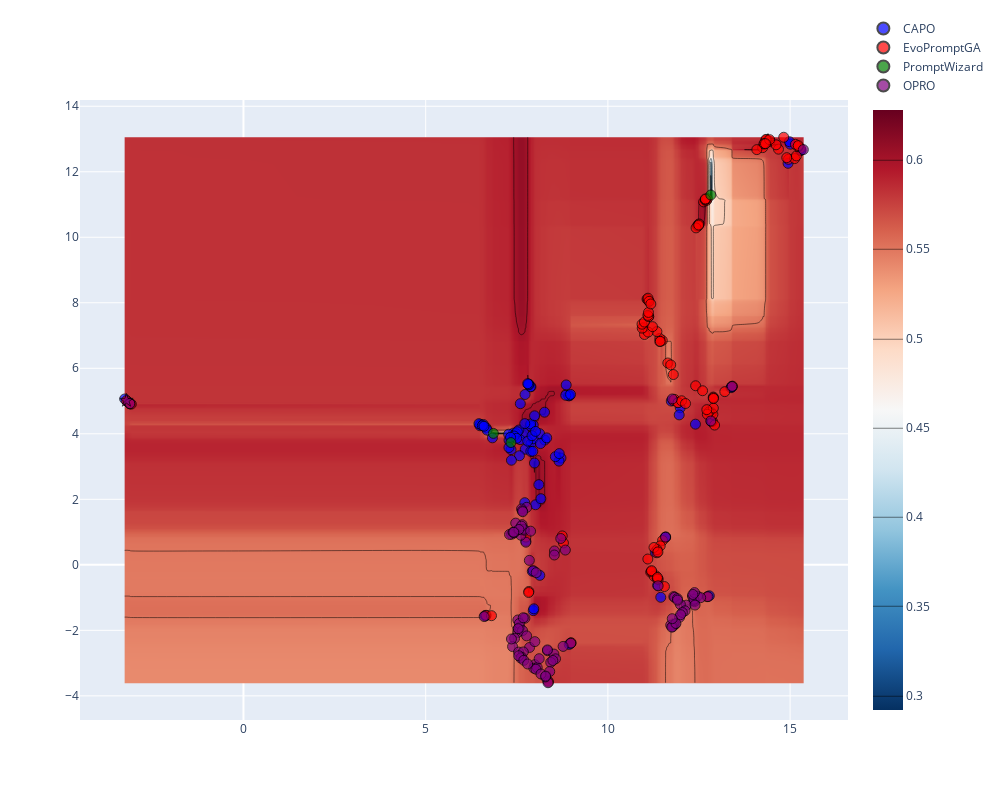

Notebook source saved alongside this figure:
### Code cell
fig = go.Figure()

# Add contour plot
fig.add_trace(
    go.Contour(
        z=scores,
        x=embs_2d[:, 0],
        y=embs_2d[:, 1],
        contours=dict(
            coloring="heatmap",
            showlabels=False,
        ),
        colorscale="RdBu_r",
        showscale=True,
        # colorbar=dict(
        #     title="Score",
        #     x=1.2,  # Move colorbar much further right
        #     y=0.5,
        #     len=0.75,
        #     titleside="right"
        # )
    )
)

# Define different marker symbols for each category
marker_symbols = ['circle', 'star']
colors = ['blue', 'red', 'green', 'purple', 'orange']

for i, category in enumerate(df["optim"].unique()):
    category_df = df[df["optim"] == category]
    
    fig.add_trace(
        go.Scatter(
            x=category_df["x1"], 
            y=category_df["x2"], 
            mode="markers",
            hoverinfo="text",
            text=df["clean_prompt"],
            marker=dict(
                symbol=[marker_symbols[i % len(marker_symbols)] if idx == category_df["test_score"].idxmax() else "circle" for idx in category_df.index],
                size=10,
                color=colors[i % len(colors)],
                line=dict(width=1, color='black'),
                opacity=0.7
            ),
            name=category,
            showlegend=True
        )
    )

# Update layout
fig.update_layout(
    height=800, 
    width=1000,  # Even wider to accommodate legends
    legend=dict(
        itemsizing="constant",
        xanchor="left",
        yanchor="bottom",
        orientation="v"
    ),
)

# Show the figure
fig.show()

### Figure 1 — Plotly figure (JSON) as saved in the notebook; plotly's stock layout.template omitted (floating-point values rounded to 4 significant figures; data arrays with more than 128 entries replaced by an {"elided": "..."} marker saying what was removed)
{"data": [{"colorscale": [[0, "rgb(5,48,97)"], [0.1, "rgb(33,102,172)"], [0.2, "rgb(67,147,195)"], [0.3, "rgb(146,197,222)"], [0.4, "rgb(209,229,240)"], [0.5, "rgb(247,247,247)"], [0.6, "rgb(253,219,199)"], [0.7, "rgb(244,165,130)"], [0.8, "rgb(214,96,77)"], [0.9, "rgb(178,24,43)"], [1, "rgb(103,0,31)"]], "contours": {"coloring": "heatmap", "showlabels": false}, "hoverinfo": "text", "showscale": true, "text": {"elided": "315 str values"}, "type": "contour", "x": {"elided": "315 float values"}, "y": {"elided": "315 float values"}, "z": {"elided": "315 float values"}}, {"marker": {"color": "blue", "line": {"color": "black", "width": 1}, "opacity": 0.7, "size": 10, "symbol": ["circle", "circle", "circle", "circle", "circle", "circle", "circle", "circle", "circle", "circle", "circle", "circle", "circle", "circle", "circle", "circle", "circle", "circle", "circle", "circle", "circle", "circle", "circle", "circle", "circle", "circle", "circle", "circle", "circle", "circle", "circle", "circle", "circle", "circle", "circle", "circle", "circle", "circle", "circle", "circle", "circle", "circle", "circle", "circle", "circle", "circle", "circle", "circle", "circle", "circle", "circle", "circle", "circle", "circle", "circle", "circle", "circle", "circle", "circle", "circle", "circle", "circle", "circle", "circle", "circle", "circle", "circle", "circle", "circle", "circle", "circle", "circle", "circle", "circle", "circle", "circle", "circle", "circle", "circle", "circle", "circle", "circle", "circle", "circle", "circle", "circle", "circle", "circle", "circle", "circle", "circle", "circle", "circle", "circle", "circle", "circle", "circle", "circle", "circle", "circle"]}, "mode": "markers", "name": "CAPO", "showlegend": true, "type": "scatter", "x": [6.644, 11.59, 7.75, 11.99, 8.98, 15.29, 15.3, 12.78, 11.74, 11.96, -3.111, -3.174, -3.172, 13.4, 12.83, 8.352, -3.261, 7.718, 8.713, 8.949, 7.968, 14.94, 12.85, 11.58, 6.627, 13.4, 13.38, 8.659, 8.939, 7.926, 11.45, 7.887, 12.4, 8.267, 15.01, 6.662, 7.731, 8.132, 7.953, 7.574, 8.856, 8.923, 7.95, 8.151, 7.699, 7.592, 7.967, 8.558, 7.287, 14.98, 7.832, 7.799, 7.885, 8.126, 7.89, 7.918, 8.665, 7.939, 8.843, 6.514, 8.321, 7.951, 7.343, 6.485, 8.015, 8.261, 7.872, 11.3, 6.491, 7.558, 11.36, 7.353, 7.872, 7.881, 8.105, 7.831, 7.406, 7.985, 7.719, 6.831, 8.161, 7.276, 7.473, 7.821, 7.987, 7.516, 8.975, 7.428, 7.727, 7.285, 7.8, 6.462, 6.685, 7.497, 7.597, 8.015, 6.582, 6.555, 6.601, 7.328], "y": [-1.559, 0.8495, 0.723, 4.794, -2.388, 12.65, 12.66, -0.9454, 5.0, 4.577, 4.917, 4.977, 4.975, 5.431, 4.38, -3.544, 5.063, 1.897, 3.259, 5.162, -0.198, 12.26, 4.372, 0.8371, -1.552, 5.44, 5.407, 3.166, -2.43, -0.1961, -0.9912, 3.694, 4.294, 3.81, 12.84, 4.178, 3.529, -0.3217, 3.849, 3.331, 5.492, 5.159, -1.399, 3.701, 4.032, 3.82, -1.343, 3.303, 3.804, 12.92, 5.515, 3.776, 3.463, 4.005, 5.437, 3.942, 3.396, 3.465, 5.176, 4.276, 3.875, 4.267, 3.517, 4.288, 1.834, 4.66, 5.434, 0.3904, 4.245, 4.116, -0.6246, 3.194, 4.241, 4.3, 2.448, 5.494, 4.02, 3.107, 4.312, 3.877, 2.019, 3.988, 4.007, 5.513, 4.549, 4.063, 5.202, 3.933, 5.2, 3.58, 5.531, 4.31, 4.112, 3.862, 4.919, 4.074, 4.285, 4.249, 4.23, 3.894]}, {"marker": {"color": "red", "line": {"color": "black", "width": 1}, "opacity": 0.7, "size": 10, "symbol": ["circle", "circle", "circle", "circle", "circle", "circle", "circle", "circle", "circle", "circle", "circle", "circle", "circle", "circle", "circle", "circle", "circle", "circle", "circle", "circle", "circle", "circle", "circle", "circle", "circle", "circle", "circle", "circle", "circle", "circle", "circle", "circle", "circle", "circle", "circle", "circle", "circle", "circle", "circle", "circle", "circle", "circle", "circle", "circle", "circle", "circle", "circle", "circle", "circle", "circle", "star", "circle", "circle", "circle", "circle", "circle", "circle", "circle", "circle", "circle", "circle", "circle", "circle", "circle", "circle", "circle", "circle", "circle", "circle", "circle", "circle", "circle", "circle", "circle", "circle", "circle", "circle", "circle", "circle", "circle", "circle", "circle", "circle", "circle", "circle", "circle", "circle", "circle", "circle", "circle", "circle", "circle", "circle", "circle", "circle", "circle", "circle", "circle", "circle", "circle", "circle", "circle", "circle", "circle", "circle", "circle", "circle", "circle", "circle", "circle"]}, "mode": "markers", "name": "EvoPromptGA", "showlegend": true, "type": "scatter", "x": [11.64, 6.657, 7.832, 11.5, 12.72, 7.75, 11.8, 11.44, 11.55, 11.8, 14.96, 8.992, 11.83, -3.209, 12.87, 15.28, 8.78, 15.13, 8.373, 13.42, -3.078, 14.91, 8.747, -3.124, 11.72, 6.807, 11.35, 11.93, 14.68, 11.35, 12.46, 12.93, 7.826, 11.26, 11.37, 11.49, 11.17, 11.92, 12.02, 11.1, 11.43, 11.42, 11.31, 12.84, 12.88, 15.17, 14.37, 12.48, 14.44, 12.5, 14.39, 11.0, 12.48, 11.27, 11.35, 11.19, 15.22, 14.82, 11.38, 12.78, 10.99, 11.2, 12.42, 12.49, 12.89, 11.36, 11.44, 15.15, 15.22, 12.41, 12.63, 11.1, 10.94, 11.22, 14.33, 14.34, 14.25, 10.94, 14.34, 11.36, 14.61, 12.13, 14.29, 12.6, 14.09, 11.12, 11.0, 14.29, 11.12, 11.1, 12.89, 12.73, 12.67, 11.11, 13.21, 11.11, 11.07, 11.1, 12.71, 11.1, 12.71, 14.44, 12.73, 11.13, 12.68, 12.89, 14.32, 11.18, 12.9, 12.67], "y": [6.162, -1.541, -0.8118, 0.7426, -0.9728, 0.847, 5.012, 0.5791, -0.6631, 5.809, 12.38, -2.38, 5.05, 5.012, 4.384, 12.72, 0.6683, 12.4, -3.577, 5.456, 4.906, 12.43, 0.8828, 4.93, 6.105, -1.553, 0.3677, 4.961, 12.69, 0.4638, 10.34, 4.267, -0.8456, 0.53, 0.3935, 6.849, -0.2253, 4.947, 5.009, 0.1774, 6.91, 6.816, -0.3349, 4.646, 4.593, 12.48, 12.97, 10.39, 12.93, 10.41, 12.95, 7.032, 10.35, -0.3463, 7.121, -0.2016, 12.76, 13.05, -0.4418, 4.67, 7.246, -0.1776, 10.29, 10.37, 4.784, -0.4322, 6.824, 12.84, 12.8, 5.467, 11.08, 7.106, 7.225, 7.271, 12.92, 12.97, 12.74, 7.346, 12.99, -0.3861, 12.82, 4.925, 12.85, 5.315, 12.68, 7.579, 7.411, 12.86, 7.579, 7.614, 5.122, 4.596, 11.13, 8.073, 5.286, 7.705, 8.11, 8.095, 11.13, 8.14, 4.738, 12.98, 11.18, 8.043, 11.15, 5.097, 12.86, 7.964, 5.078, 11.17]}, {"marker": {"color": "green", "line": {"color": "black", "width": 1}, "opacity": 0.7, "size": 10, "symbol": ["circle", "circle", "circle"]}, "mode": "markers", "name": "PromptWizard", "showlegend": true, "type": "scatter", "x": [12.82, 6.857, 7.339], "y": [11.29, 4.012, 3.733]}, {"marker": {"color": "purple", "line": {"color": "black", "width": 1}, "opacity": 0.7, "size": 10, "symbol": ["circle", "circle", "circle", "circle", "circle", "circle", "circle", "circle", "circle", "circle", "circle", "circle", "circle", "circle", "circle", "circle", "circle", "circle", "star", "circle", "circle", "circle", "circle", "circle", "circle", "circle", "circle", "circle", "circle", "circle", "circle", "circle", "circle", "circle", "circle", "circle", "circle", "circle", "circle", "circle", "circle", "circle", "circle", "circle", "circle", "circle", "circle", "circle", "circle", "circle", "circle", "circle", "circle", "circle", "circle", "circle", "circle", "circle", "circle", "circle", "circle", "circle", "circle", "circle", "circle", "circle", "circle", "circle", "circle", "circle", "circle", "circle", "circle", "circle", "circle", "circle", "circle", "circle", "circle", "circle", "circle", "circle", "circle", "circle", "circle", "circle", "circle", "circle", "circle", "circle", "circle", "circle", "circle", "circle", "circle", "circle", "circle", "circle", "circle", "circle", "circle", "circle"]}, "mode": "markers", "name": "OPRO", "showlegend": true, "type": "scatter", "x": [11.58, 6.605, 12.38, 12.75, 7.749, 7.53, 7.53, 8.981, 12.36, 11.77, -3.114, 15.36, 8.357, 7.845, 12.82, 7.95, 13.41, 8.706, -3.211, 7.547, 12.32, 7.579, 8.032, 12.46, 7.723, 7.774, 7.57, 7.851, 7.658, 12.36, 8.534, 11.81, 8.531, 8.833, 12.15, 12.55, 7.646, 12.38, 12.33, 11.83, 11.38, 11.99, 11.97, 12.12, 7.612, 12.04, 7.438, 7.717, 12.39, 11.84, 7.384, 7.353, 11.8, 11.72, 7.546, 11.78, 7.426, 11.75, 7.695, 7.47, 7.627, 7.358, 11.91, 11.87, 7.678, 7.879, 7.631, 7.651, 11.91, 7.663, 7.301, 7.549, 7.398, 7.56, 7.418, 7.54, 12.0, 7.68, 11.77, 8.771, 7.77, 8.343, 8.519, 7.636, 7.61, 7.552, 7.992, 7.967, 8.061, 8.564, 7.693, 8.024, 8.341, 7.995, 8.431, 8.49, 7.796, 8.114, 8.404, 8.287, 8.163, 8.293], "y": [0.8481, -1.579, -1.123, -0.9707, 0.69, -2.063, -1.683, -2.395, -1.097, 5.063, 4.917, 12.68, -3.6, 0.1359, 4.391, -0.1788, 5.444, 0.8036, 5.016, -1.938, -0.9541, -1.906, -0.2399, -0.9547, -1.631, 1.757, -1.791, -2.522, -2.008, -1.052, 0.4234, -0.9684, 0.3002, 0.451, -1.231, -1.002, 1.227, -0.8477, -0.905, -0.9924, -0.6413, -1.21, -1.602, -1.404, 0.9032, -1.456, -2.246, 1.054, -1.228, -1.817, -2.496, -2.263, -1.837, -1.841, 1.077, -1.89, 0.9707, -1.902, 1.086, 1.274, 1.182, 0.9331, -1.033, -1.791, -1.616, 1.028, 1.706, 1.649, -1.077, 1.622, 0.927, -2.663, 0.9927, 1.079, 0.9943, -1.949, -1.523, -2.659, -1.645, -2.491, -2.168, -2.624, -2.725, -2.821, -2.847, -2.775, -3.048, -3.156, -3.135, -2.869, -2.915, -3.187, -2.597, -2.345, -2.978, -2.92, -3.027, -2.866, -3.256, -3.423, -3.332, -3.398]}], "layout": {"height": 800, "legend": {"itemsizing": "constant", "orientation": "v", "xanchor": "left", "yanchor": "bottom"}, "width": 1000}}
